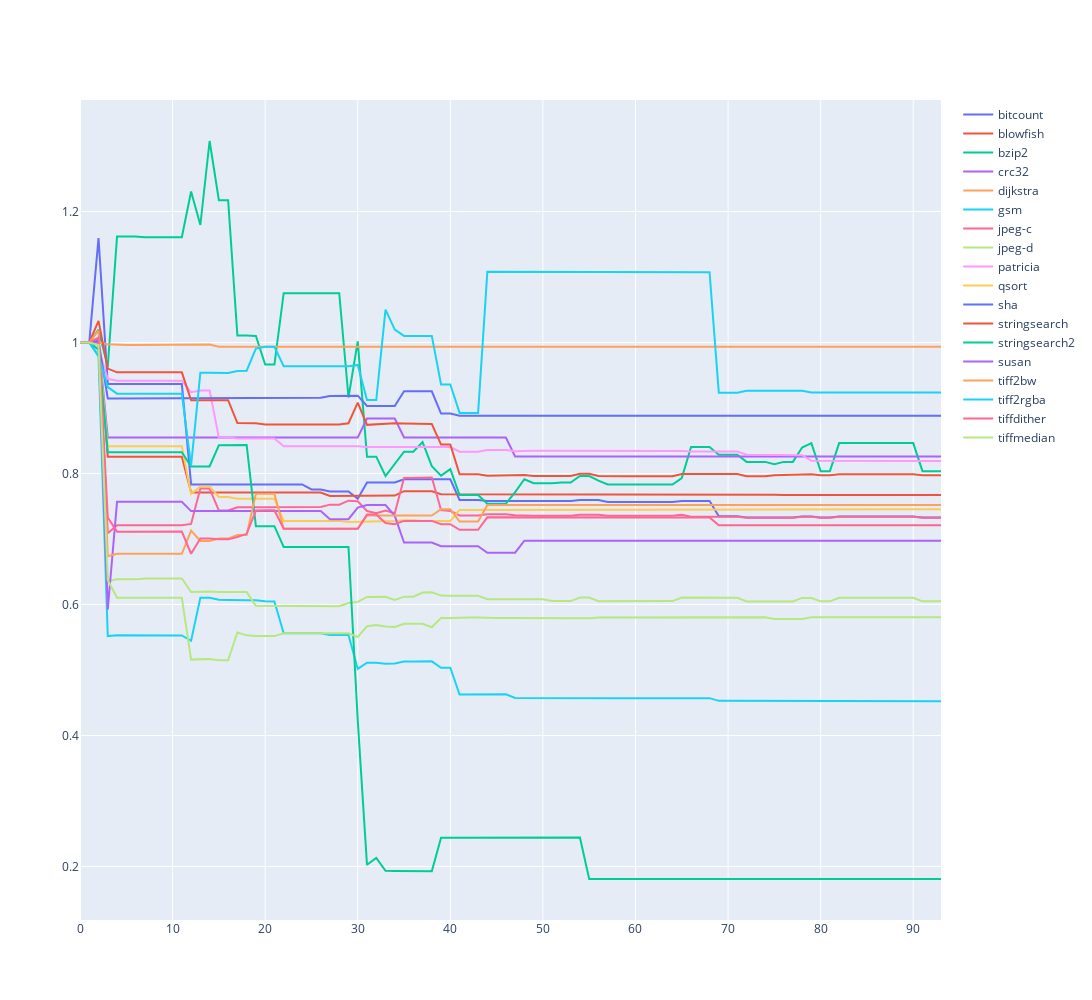

The notebook cell saved with this chart:
### Code cell
import plotly.graph_objects as go


fig = go.Figure()

for name, data in results.items():
    if len(data) > 0:
        np_data = np.array(data)
        fig.add_trace(go.Scatter(y=np_data / np_data[0],
                    mode='lines',
                    # mode='lines+markers',
                    name=name))
fig.update_layout(
    width=1750, height=1000
    # width=500, height=1500
)
fig.show()
